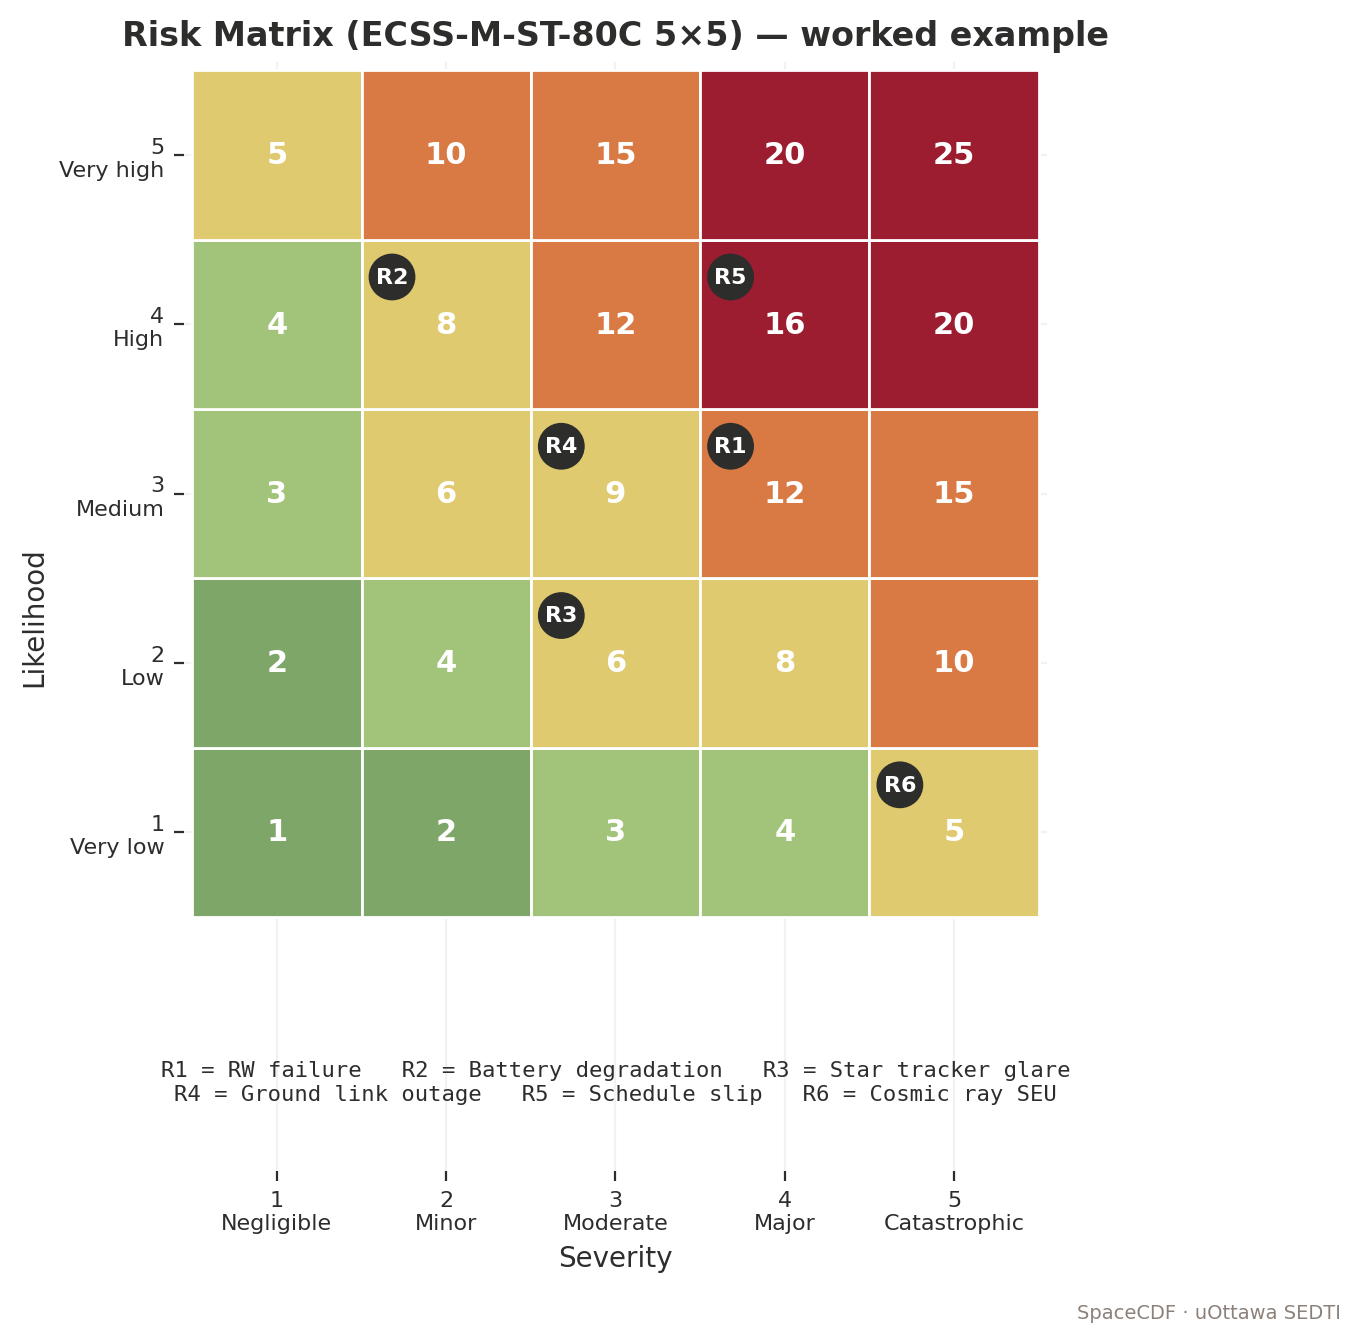

Python code for this plot:
"""5x5 risk matrix with worked example points (ECSS-M-ST-80C-style)."""
import numpy as np
import matplotlib.pyplot as plt
from matplotlib.patches import Rectangle
from uottawa_brand import apply_style, COLORS, add_footer

apply_style()
fig, ax = plt.subplots(figsize=(7.6, 7.2))

# Tier colours: 1-2 green, 3-4 amber, 5-9 yellow, 10-15 orange, 16-25 red
def tier_color(score):
    if score <= 2:  return "#7ea668"
    if score <= 4:  return "#a1c47a"
    if score <= 9:  return "#dfca6f"
    if score <= 15: return "#d97a45"
    return "#9c1c30"

for p in range(1, 6):       # severity (column)
    for s in range(1, 6):   # likelihood (row)
        score = p * s
        ax.add_patch(Rectangle((p-1, s-1), 1, 1,
                                facecolor=tier_color(score), edgecolor="white"))
        ax.text(p-0.5, s-0.5, f"{score}", ha="center", va="center",
                color="white", fontsize=11, fontweight="bold")

# Risks plotted - position markers in cell corners with leader lines to labels
# placed outside the matrix so they don't overlap the cell numbers or each other
risks = [
    ("R1 RW failure",            4, 3),  # P=4 S=3
    ("R2 Battery degradation",   2, 4),
    ("R3 Star tracker glare",    3, 2),
    ("R4 Ground link outage",    3, 3),
    ("R5 Schedule slip",         4, 4),
    ("R6 Cosmic ray SEU",        5, 1),
]
# Offset positions inside each cell (small ID badges)
for i, (name, sev, lik) in enumerate(risks):
    rid = name.split(" ")[0]   # "R1", "R2"...
    # Place small badge in upper-left corner of cell
    bx = sev - 1 + 0.18
    by = lik - 1 + 0.78
    ax.add_patch(plt.Circle((bx, by), 0.13, color=COLORS["charcoal"], zorder=3))
    ax.text(bx, by, rid, ha="center", va="center",
            color="white", fontsize=8, fontweight="bold", zorder=4)

# Build a legend below the matrix
legend_lines = [f"{name.split(' ',1)[0]} = {name.split(' ',1)[1]}" for name in [r[0] for r in risks]]
legend_text = "   ".join(legend_lines[:3]) + "\n" + "   ".join(legend_lines[3:])
ax.text(2.5, -0.85, legend_text, ha="center", va="top",
        fontsize=8.0, color=COLORS["charcoal"],
        family="DejaVu Sans Mono")

ax.set_xlim(-0.05, 5.05); ax.set_ylim(-1.5, 5.05)
ax.set_aspect("equal")
ax.set_xticks(np.arange(0.5, 5.5))
ax.set_xticklabels(["1\nNegligible", "2\nMinor", "3\nModerate", "4\nMajor", "5\nCatastrophic"], fontsize=8)
ax.set_yticks(np.arange(0.5, 5.5))
ax.set_yticklabels(["1\nVery low", "2\nLow", "3\nMedium", "4\nHigh", "5\nVery high"], fontsize=8)
ax.set_xlabel("Severity")
ax.set_ylabel("Likelihood")
ax.set_title("Risk Matrix (ECSS-M-ST-80C 5×5) — worked example")
for spine in ax.spines.values(): spine.set_visible(False)

add_footer(fig)
fig.savefig("/sessions/serene-eager-noether/mnt/docs/assets/figures/fig_risk_matrix.png")
print("OK risk matrix")
